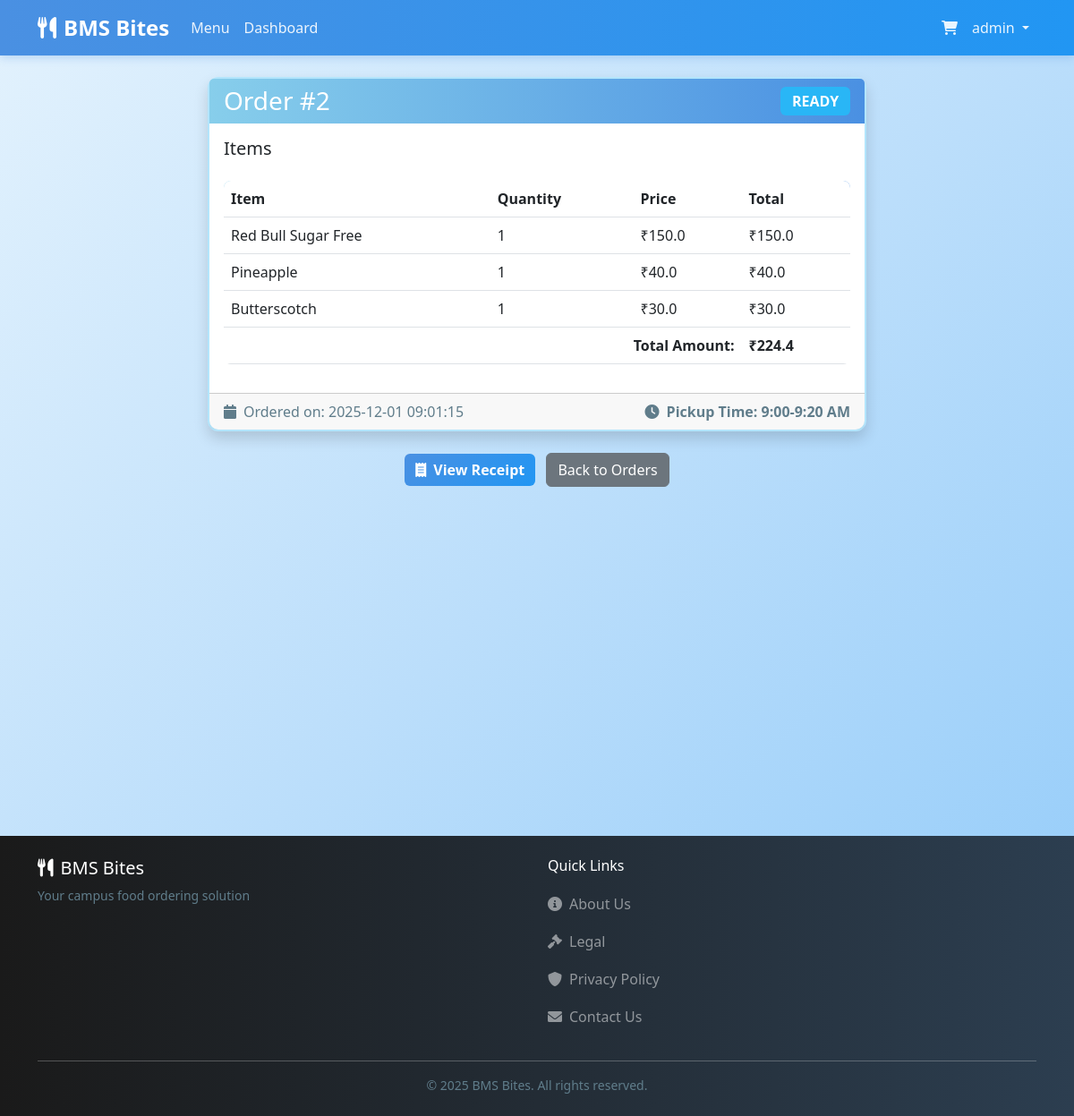
Screenshot of /order/2 (signed in) with the database file from the repository.
### tables this page shows
CREATE TABLE orders (
    id INTEGER PRIMARY KEY AUTOINCREMENT,
    user_id INTEGER NOT NULL,
    canteen_id INTEGER NOT NULL,
    total_amount REAL NOT NULL,
    platform_fee REAL DEFAULT 0.0,
    status TEXT NOT NULL DEFAULT 'preparing', -- 'preparing', 'ready', 'completed'
    pickup_time TEXT,
    created_at TIMESTAMP DEFAULT CURRENT_TIMESTAMP,
    FOREIGN KEY (user_id) REFERENCES users (id),
    FOREIGN KEY (canteen_id) REFERENCES canteens (id)
);

CREATE TABLE order_items (
    id INTEGER PRIMARY KEY AUTOINCREMENT,
    order_id INTEGER NOT NULL,
    menu_id INTEGER NOT NULL,
    quantity INTEGER NOT NULL,
    price_at_order REAL NOT NULL,
    FOREIGN KEY (order_id) REFERENCES orders (id),
    FOREIGN KEY (menu_id) REFERENCES menu (id)
);

CREATE TABLE menu (
    id INTEGER PRIMARY KEY AUTOINCREMENT,
    canteen_id INTEGER NOT NULL,
    name TEXT NOT NULL,
    description TEXT,
    price REAL NOT NULL,
    category TEXT NOT NULL, -- 'veg', 'non-veg', 'beverage'
    category_section TEXT, -- Section header like 'SOUTH INDIAN BREAKFAST', 'Dosa Items', etc.
    image_url TEXT,
    is_available BOOLEAN DEFAULT 1,
    created_at TIMESTAMP DEFAULT CURRENT_TIMESTAMP,
    FOREIGN KEY (canteen_id) REFERENCES canteens (id)
);

### routes/main.py (the view)
@main_bp.route('/order/<int:order_id>')
def order_detail(order_id):
    if 'user_id' not in session:
        return redirect(url_for('auth.login'))
    details = order_mgr.get_order_details(order_id)
    if not details:
        flash('Order not found', 'danger')
        return redirect(url_for('main.orders'))
    is_admin = session.get('role') == 'admin'
    is_own_order = details['order']['user_id'] == session['user_id']
    if not is_admin and not is_own_order:
        flash('You do not have permission to view this order', 'danger')
        return redirect(url_for('main.orders'))
    return render_template('order_detail.html', **details)

### app.py (called while the page is built)
@app.context_processor
def inject_session():
    return dict(session=session)

### utils/order_manager.py (called while the page is built, shortened)
    def get_order_details(self, order_id):
        conn = sqlite3.connect(self.db_path)
        order = pd.read_sql_query("SELECT * FROM orders WHERE id=?", conn, params=(order_id,))
        items = pd.read_sql_query("""
            SELECT oi.*, m.name, m.image_url
            FROM order_items oi
            JOIN menu m ON oi.menu_id = m.id
            WHERE oi.order_id=?
        """, conn, params=(order_id,))
        conn.close()
        if order.empty:
            return None
        return {
            'order': order.iloc[0].to_dict(),
            'items': items.to_dict('records')
        }

### templates/order_detail.html
{% extends "layout.html" %}
{% block content %}
<div class="row justify-content-center">
    <div class="col-md-8">
        <div class="card shadow">
            <div class="card-header d-flex justify-content-between align-items-center">
                <h3 class="mb-0">Order #{{ order['id'] }}</h3>
                <span
                    class="badge bg-{{ 'warning' if order['status'] == 'preparing' else 'info' if order['status'] == 'ready' else 'success' }} fs-6">
                    {{ order['status']|upper }}
                </span>
            </div>
            <div class="card-body">
                <h5 class="card-title mb-4">Items</h5>
                <div class="table-responsive">
                    <table class="table">
                        <thead>
                            <tr>
                                <th>Item</th>
                                <th>Quantity</th>
                                <th>Price</th>
                                <th>Total</th>
                            </tr>
                        </thead>
                        <tbody>
                            {% for item in items %}
                            <tr>
                                <td>{{ item['name'] }}</td>
                                <td>{{ item['quantity'] }}</td>
                                <td>₹{{ item['price_at_order'] }}</td>
                                <td>₹{{ item['price_at_order'] * item['quantity'] }}</td>
                            </tr>
                            {% endfor %}
                        </tbody>
                        <tfoot>
                            <tr>
                                <td colspan="3" class="text-end"><strong>Total Amount:</strong></td>
                                <td><strong>₹{{ order['total_amount'] }}</strong></td>
                            </tr>
                        </tfoot>
                    </table>
                </div>
            </div>
            <div class="card-footer text-muted">
                <div class="row">
                    <div class="col-md-6">
                        <i class="fas fa-calendar me-2"></i>Ordered on: {{ order['created_at'] }}
                    </div>
                    {% if order['pickup_time'] %}
                    <div class="col-md-6 text-md-end">
                        <i class="fas fa-clock me-2"></i><strong>Pickup Time: {{ order['pickup_time'] }}</strong>
                    </div>
                    {% endif %}
                </div>
            </div>
        </div>
        <div class="text-center mt-4">
            <a href="{{ url_for('main.view_receipt', order_id=order['id']) }}" class="btn btn-primary me-2"
                target="_blank">
                <i class="fas fa-receipt me-2"></i>View Receipt
            </a>
            <a href="{{ url_for('main.orders') }}" class="btn btn-secondary">Back to Orders</a>
        </div>
    </div>
</div>
{% endblock %}

### static/css/style.css (style rules this page uses)
:root { --primary-color: #87CEEB; --secondary-color: #4A90E2; --dark-color: #1a1a1a; --light-bg: #E3F2FD; --white: #FFFFFF; --text-dark: #2c3e50; --success-color: #4CAF50; --warning-color: #FFA726; --danger-color: #EF5350; }
body { font-family: 'Segoe UI', Tahoma, Geneva, Verdana, sans-serif; background: linear-gradient(135deg, #E3F2FD 0%, #BBDEFB 50%, #90CAF9 100%); background-attachment: fixed; min-height: 100vh; color: var(--text-dark); }
.card { transition: transform 0.3s, box-shadow 0.3s; background-color: var(--white); border: 2px solid #B3E5FC; border-radius: 12px; }
.card-header { background: linear-gradient(90deg, #87CEEB 0%, #4A90E2 100%); color: var(--white); border-bottom: none; font-weight: 600; }
.btn-primary { background: linear-gradient(135deg, #4A90E2 0%, #2196F3 100%); border: none; color: var(--white); font-weight: 600; transition: all 0.3s ease; }
.table { background-color: var(--white); border-radius: 8px; overflow: hidden; }
.table thead { background: linear-gradient(90deg, #87CEEB 0%, #4A90E2 100%); color: var(--white); }
.badge { font-weight: 600; padding: 0.5em 0.8em; }
.bg-info { background-color: #29B6F6 !important; }
html { scroll-behavior: smooth; }
.text-muted { color: #607D8B !important; }

### rows the page displays
orders: id "2", status "READY", total_amount "224.4", created_at "2025-12-01 09:01:15", pickup_time "9:00-9:20 AM"
order_items: name "Red Bull Sugar Free", quantity "1", price_at_order "150.0", item['price_at_order']*item['quantity'] "150.0"
order_items: name "Pineapple", quantity "1", price_at_order "40.0", item['price_at_order']*item['quantity'] "40.0"
order_items: name "Butterscotch", quantity "1", price_at_order "30.0", item['price_at_order']*item['quantity'] "30.0"

### other values shown
{{ session.get('username') }} "admin"
